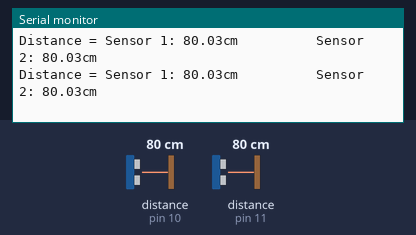
The program below on a simulated Arduino Uno, built with avr-gcc and run on an emulated ATmega328P. On the bench: the last lines printed to the serial monitor. Inputs (shaded band) come from the test bench; at power-on: distance to the obstacle (sensors on pin 10, pin 11) 80 cm. The echo pulse lasts 58.3 µs per cm.

Above: at 1.2 s.
1.3 s: distance to the obstacle (sensor on pin 10) set to 2 cm
At 1.77 s:
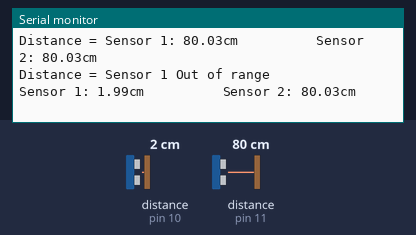
3.0 s: distance to the obstacle (sensor on pin 11) set to 2 cm
At 3.38 s:
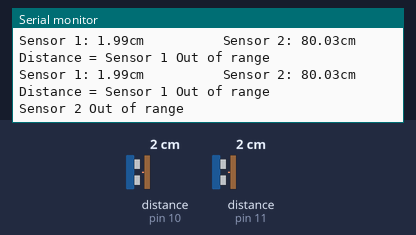
4.9 s: distance to the obstacle (sensor on pin 11) set to 18 cm
At 5.35 s:
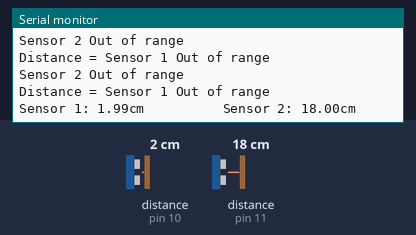
7.9 s: distance to the obstacle (sensor on pin 10) set to 4 cm
At 8.55 s:
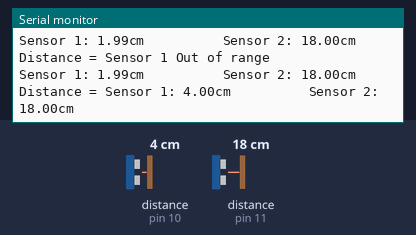
9.4 s: distance to the obstacle (sensor on pin 10) set to 250 cm
At 9.59 s:
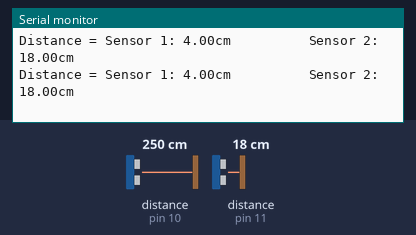
12.4 s: distance to the obstacle (sensor on pin 11) set to 35 cm
At 12.56 s:
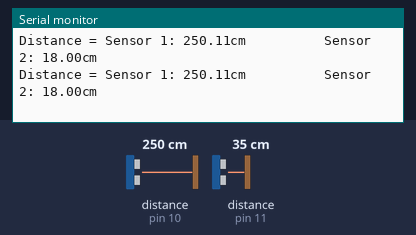
Timing chart, 0 to 15.4 s (numbered marks = the images above; inputs shaded):
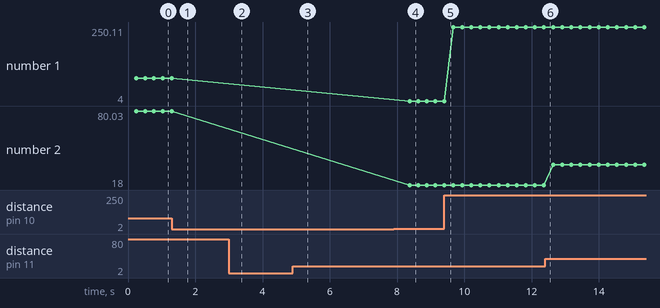

The program:

main.cpp
```cpp
#include <Arduino.h>
#include <NewPing.h>

#define TRIGGER_PIN_1 10
#define ECHO_PIN_1 10
#define TRIGGER_PIN_2 11
#define ECHO_PIN_2 11
#define MAX_DISTANCE 400

NewPing sonar1 (TRIGGER_PIN_1, ECHO_PIN_1, MAX_DISTANCE);
NewPing sonar2 (TRIGGER_PIN_2, ECHO_PIN_2, MAX_DISTANCE);


float distance1, duration1, distance2, duration2;

int iteration1 = 5;
int iteration2 = 5;

void setup() {
  // put your setup code here, to run once:
  Serial.begin (9600);
}

void loop() {

  duration1 = sonar1.ping_median(iteration1);
  duration2 = sonar2.ping_median(iteration2);

  distance1 = (duration1/2)*0.03432;
  distance2 = (duration2/2)*0.03432;

  Serial.print("Distance = ");
  if(distance1 >= 400 || distance1 <= 2)
  {
    Serial.println("Sensor 1 Out of range");
  }
  if(distance2 >= 400 || distance2 <= 2)
  {
    Serial.println("Sensor 2 Out of range");
  }
  else{
    Serial.print("Sensor 1: ");Serial.print(distance1); Serial.print("cm          ");
    Serial.print("Sensor 2: ");Serial.print(distance2);Serial.println("cm");
    delay(10);
  }
  delay(10);
}
```

Measured:
- the behaviour switches between 2 and 3 cm on distance to the obstacle (sensor on pin 10) (found by bisection; images 3 and 4)
- after the input at 1.3 s, the serial monitor: prints a new line after 0.26 s (image 1)
- after the input at 3.0 s, the serial monitor: prints a new line after 0.22 s (image 2)
- after the input at 4.9 s, the serial monitor: prints a new line after 0.28 s (image 3)
- after the input at 7.9 s, the serial monitor: prints a new line after 0.47 s (image 4)
- plotted number 1: 80.03 → 4 after the input at 7.9 s, 4 → 250.11 after the input at 9.4 s
- plotted number 2: 18 → 35.01 after the input at 12.4 s
